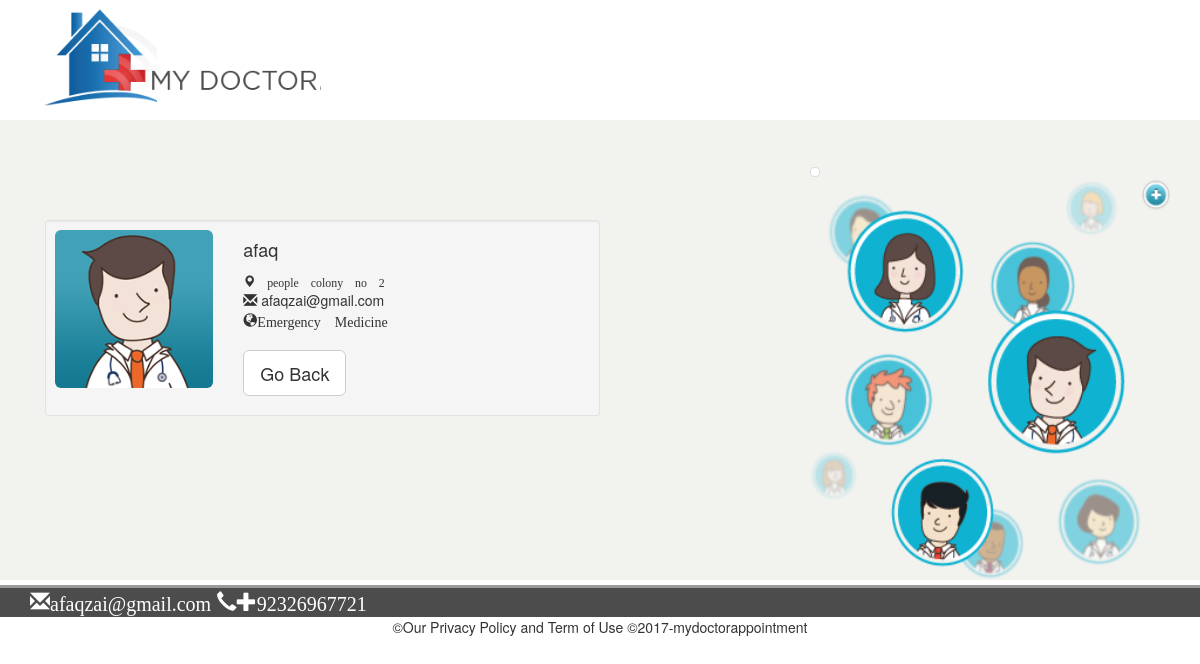
The app's page /view_profile.php?id=1 with its own data.
### tables this page shows
CREATE TABLE IF NOT EXISTS `doc_info` (
  `id` int(10) NOT NULL AUTO_INCREMENT,
  `f_name` text NOT NULL,
  `l_name` text NOT NULL,
  `email` varchar(30) NOT NULL,
  `password` varchar(30) NOT NULL,
  `phone` varchar(30) NOT NULL,
  `specialty` varchar(30) NOT NULL,
  `address` text NOT NULL,
  `gender` varchar(30) NOT NULL,
  `city` text NOT NULL,
  `university` varchar(30) NOT NULL,
  `zip_code` varchar(30) NOT NULL,
  `address_clinic` text NOT NULL,
  `role` varchar(30) NOT NULL,
  PRIMARY KEY (`id`)
);

### view_profile.php (the view, shortened to what this page needs)
<!doctype html>
<html>
<head>
<link rel="stylesheet" href="css/bootstrap.css">
<link rel="stylesheet" href="css/style.css">
</head>
<body>
   <div class="container">
     <div class="row">
       <div class="col-sm-6" class="navbar-brand">
        <img src="images/reallogo.png" class="img-responsive" id="real_logo" >
       </div>
       <br>
     </div>
   </div>
            <div class="container-fluid cont">
              <div class="container">
                <div class="row">
                 <div class="col-sm-8">
                <br>
                 <?php
                 $id= $_GET['id'];
              $query="select * from doc_info where id='$id'";
                $result=mysql_query($query);
           while ($row=mysql_fetch_array($result)){
		      $f_name=$row['f_name'];
		      $email=$row['email'];
              $address=$row['address'];
		      $specialty=$row['specialty'];
           }
                  ?>
                    <br>  <br>  <br>  <br>
                     <div class="container">
    <div class="row">
        <div class="col-xs-12 col-sm-6 col-md-6">
            <div class="well well-sm">
                <div class="row">
                    <div class="col-sm-6 col-md-4">
                        <img src="images/Doc.png" alt="" class="img-rounded img-responsive" />
                    </div>
                    <div class="col-sm-6 col-md-8">
                        <h4><?php echo $f_name; ?></h4>
                        <small><cite title="San Francisco, USA"><i class="glyphicon glyphicon-map-marker">
                           <?php echo $address; ?>
                        </i></cite></small>
                        <p>
                  <i class="glyphicon glyphicon-envelope"></i>&nbsp;<?php echo $email; ?><br />
 <i class="glyphicon glyphicon-globe"><?php echo $specialty; ?></i>
                            <br />
                            <br>
                         <a href="search.php"> <button type="button" class="btn btn-default btn-lg">Go Back</button></a>
                    </div>
                </div>
            </div>
        </div>
    </div>
</div>
                 </div>
                 <div class="col-sm-4">
                 <br><br>
                  <div class="">
                   <img id="" src="" class="img-thumbnail">
                  <img id="img_profile" src="images/doctorreferral_sprite.png" class="img-responsive">
                    </div>
                 </div>
                </div>
              </div>
            </div>
            <div class="container-fluid" id="footer">
            <div class="container">
              <div class="row">
               <div class="col-sm-6">
               <span class="glyphicon glyphicon-envelope">afaqzai@gmail.com</span>
               <span class="glyphicon glyphicon-earphone">+92326967721</span>
               </div>
               <div class="col-sm-6">
               </div>
              </div>
            </div>
            </div>
             <center>&copy;Our Privacy Policy and Term of Use ©2017-mydoctorappointment</center>
</body>
</html>

### css/style.css (style rules this page uses)
#real_logo { width:300px; height:120px; }
.cont { background-color:#f2f2ef; }
#footer { background-color:#4c4c4c; font-size:20px; color:#FFF; border-top:inset; margin-top:5px; }

### view_profile.php (style rules this page uses)
#img_profile { height:400px; width:400px; }

### records on screen
doc_info: f_name "afaq", address "people colony no 2", email "afaqzai@gmail.com", specialty "Emergency Medicine"
